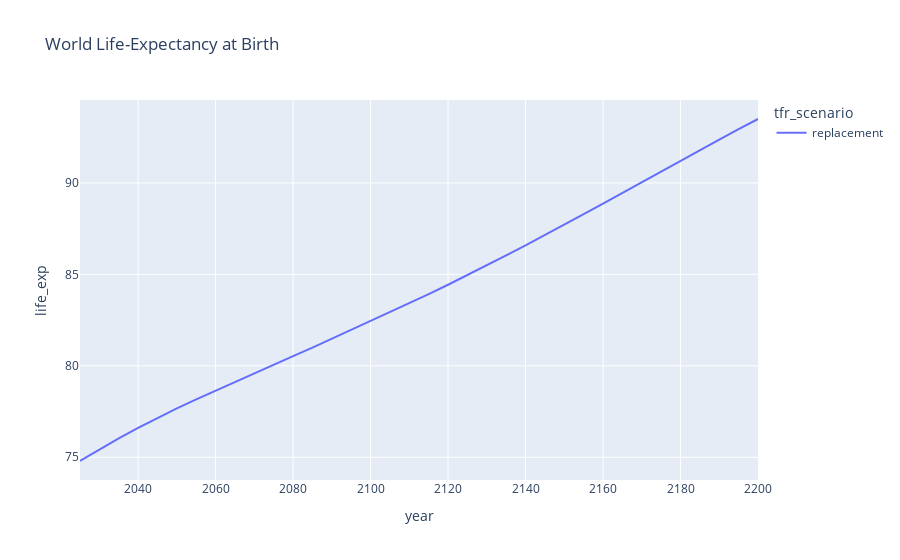

Source (notebook cell):
### Code cell
px.line(projections.query('location == "World" & age == "all"'),x='year',y='life_exp',color='tfr_scenario',title='World Life-Expectancy at Birth')

### Figure 1 — Plotly figure (JSON) as saved in the notebook; plotly's stock layout.template omitted (floating-point values rounded to 4 significant figures)
{"data": [{"hovertemplate": "tfr_scenario=replacement<br>year=%{x}<br>life_exp=%{y}<extra></extra>", "legendgroup": "replacement", "line": {"color": "#636efa", "dash": "solid"}, "marker": {"symbol": "circle"}, "mode": "lines", "name": "replacement", "orientation": "v", "showlegend": true, "type": "scatter", "x": [2025, 2030, 2035, 2040, 2045, 2050, 2055, 2060, 2065, 2070, 2075, 2080, 2085, 2090, 2095, 2100, 2105, 2110, 2115, 2120, 2125, 2130, 2135, 2140, 2145, 2150, 2155, 2160, 2165, 2170, 2175, 2180, 2185, 2190, 2195, 2200], "xaxis": "x", "y": [74.8, 75.44, 76.04, 76.61, 77.15, 77.67, 78.17, 78.65, 79.12, 79.59, 80.06, 80.53, 81.0, 81.48, 81.97, 82.47, 82.95, 83.43, 83.92, 84.43, 84.96, 85.49, 86.04, 86.59, 87.15, 87.71, 88.29, 88.87, 89.46, 90.04, 90.62, 91.21, 91.79, 92.37, 92.93, 93.49], "yaxis": "y"}], "layout": {"legend": {"title": {"text": "tfr_scenario"}, "tracegroupgap": 0}, "title": {"text": "World Life-Expectancy at Birth"}, "xaxis": {"anchor": "y", "domain": [0, 1], "title": {"text": "year"}}, "yaxis": {"anchor": "x", "domain": [0, 1], "title": {"text": "life_exp"}}}}
